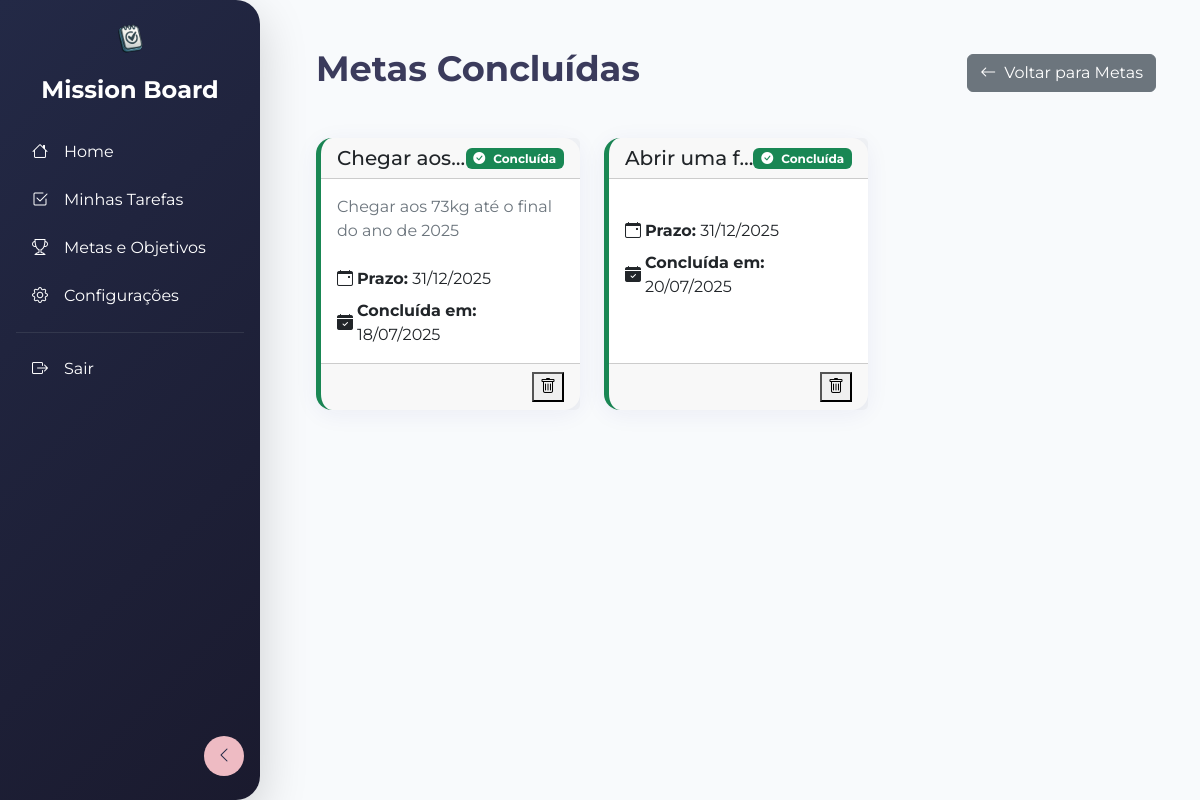
/goal/list/completed/ (signed in), run on the app's committed database.
### goals/models.py (models this page shows, shortened)
class Goal(models.Model):
    user = models.ForeignKey(User, on_delete=models.CASCADE)
    title = models.CharField(max_length=255)
    description = models.TextField(blank=True, null=True)
    due_date = models.DateField()
    created_at = models.DateTimeField(auto_now_add=True)
    updated_at = models.DateTimeField(auto_now=True)
    completed = models.BooleanField(default=False)

### goals/views.py (the view)
# urls.py: path('goal/list/completed/', views.CompletedGoalView.as_view(), name='completed_goals'),
class CompletedGoalView(LoginRequiredMixin, ListView):
    model = models.Goal
    context_object_name = 'goals'
    template_name = 'completed_goals.html'
    def get_context_data(self, **kwargs):
        context = super().get_context_data(**kwargs)
        context['goals'] = models.Goal.objects.filter(completed=True)
        return context

### goals/templates/completed_goals.html (shortened to what this page needs)
{% extends 'base.html' %}
{% block content %}
<div class="page-header">
    <h1 class="page-title">Metas Concluídas</h1>
    <a href="{% url 'goal_list' %}" class="btn btn-secondary">
        <i class="bi bi-arrow-left me-2"></i>Voltar para Metas
    </a>
</div>
<div class="row mt-4">
    {% for goal in goals %}
    <div class="col-md-6 col-lg-4 mb-4">
        <div class="card goal-card completed">
            <div class="card-header d-flex justify-content-between align-items-center">
                <h5 class="card-title mb-0 text-truncate">{{ goal.title }}</h5>
                <span class="badge bg-success"><i class="bi bi-check-circle-fill me-2"></i>Concluída</span>
            </div>
            <div class="card-body">
                <p class="card-text text-secondary mb-4">{{ goal.description|truncatewords:20 }}</p>
                <div class="d-flex flex-column gap-2">
                    <div class="task-meta-item d-flex align-items-center">
                        <i class="bi bi-calendar-event me-1"></i>
                        <span><strong>Prazo:</strong> {{ goal.due_date|date:"d/m/Y" }}</span>
                    </div>
                    <div class="task-meta-item d-flex align-items-center">
                        <i class="bi bi-calendar-check-fill me-1"></i>
                        <span><strong>Concluída em:</strong> {{ goal.updated_at|date:"d/m/Y" }}</span>
                    </div>
                </div>
            </div>
            <div class="card-footer d-flex justify-content-end align-items-center">
                <button type="button" class="btn-action" data-bs-toggle="modal" data-bs-target="#deleteModal{{ goal.id }}" title="Excluir">
                    <i class="bi bi-trash"></i>
                </button>
            </div>
        </div>
    </div>
    {% empty %}
    <div class="col-12">
        <div class="alert alert-info text-center" role="alert">
            <i class="bi bi-info-circle me-2"></i>Nenhuma meta concluída encontrada.
        </div>
    </div>
    {% endfor %}
</div>
{% endblock %}

### app/templates/base.html (style rules this page uses)
:root { --color-primary: #6366f1; --color-primary-light: #e0e7ff; --color-text-dark: #3b3b5c; --color-text-light: #4f4f7b; --color-bg-light: #f8fafc; --color-white: #ffffff; --color-danger: #dc3545; --color-warning: #ffc107; --color-success: #198754; --font-family-main: 'Montserrat', 'Poppins', sans-serif; }
body { font-family: var(--font-family-main); background-color: var(--color-bg-light); }
.page-header { display: flex; justify-content: space-between; align-items: center; margin-bottom: 2.5rem; }
.page-title { font-family: var(--font-family-main); font-size: 2.2rem; font-weight: 700; color: var(--color-text-dark); }
.task-card, .goal-card { background: var(--color-white); border-radius: 16px; box-shadow: 0 4px 24px rgba(31, 38, 135, 0.06); border: none; border-left: 5px solid; transition: all 0.3s ease; display: flex; flex-direction: column; height: 100%; }
.goal-card.completed { border-color: var(--color-success); }

### app/templates/components/_menu.html (style rules this page uses)
:root { --sidebar-bg: linear-gradient(135deg, #232946 0%, #1a1a2e 100%); --sidebar-accent: #eebbc3; --sidebar-hover: rgba(238, 187, 195, 0.12); --sidebar-width: 260px; --sidebar-collapsed-width: 80px; }

### data on the page
Goal: title "Chegar aos…", description "Chegar aos 73kg até o final do ano de 2025", due_date "31/12/2025", updated_at "18/07/2025"
Goal: title "Abrir uma f…", due_date "31/12/2025", updated_at "20/07/2025"
